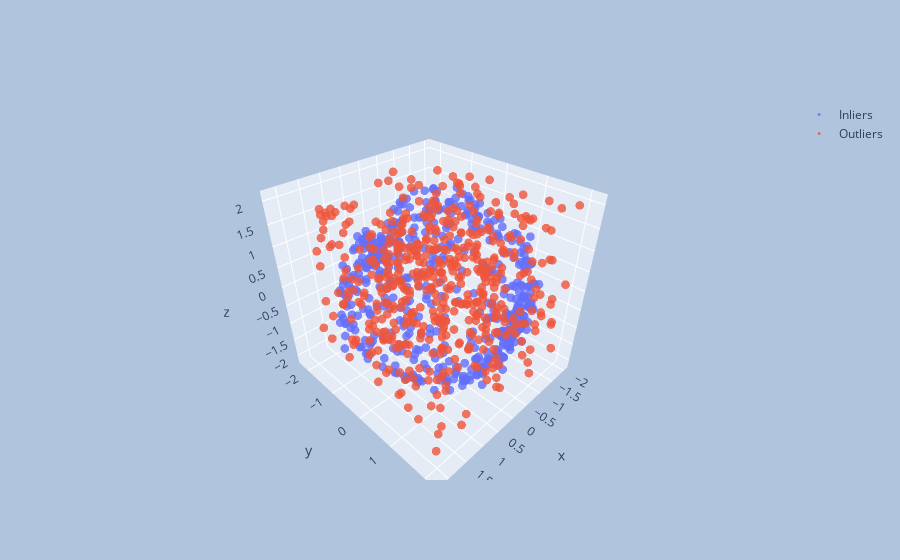

The notebook cell this image was saved under:
### Code cell
ds, gt = create_sphere()
plot3d(ds, gt=gt)

### Figure 1 — Plotly figure (JSON) as saved in the notebook; plotly's stock layout.template omitted (floating-point values rounded to 4 significant figures; data arrays with more than 128 entries replaced by an {"elided": "..."} marker saying what was removed)
{"data": [{"marker": {"opacity": 0.8, "size": 3}, "mode": "markers", "name": "Inliers", "type": "scatter3d", "x": {"elided": "500 float values"}, "y": {"elided": "500 float values"}, "z": {"elided": "500 float values"}}, {"marker": {"opacity": 0.8, "size": 3}, "mode": "markers", "name": "Outliers", "type": "scatter3d", "x": {"elided": "500 float values"}, "y": {"elided": "500 float values"}, "z": {"elided": "500 float values"}}], "layout": {"autosize": false, "paper_bgcolor": "LightSteelBlue", "showlegend": true}}
